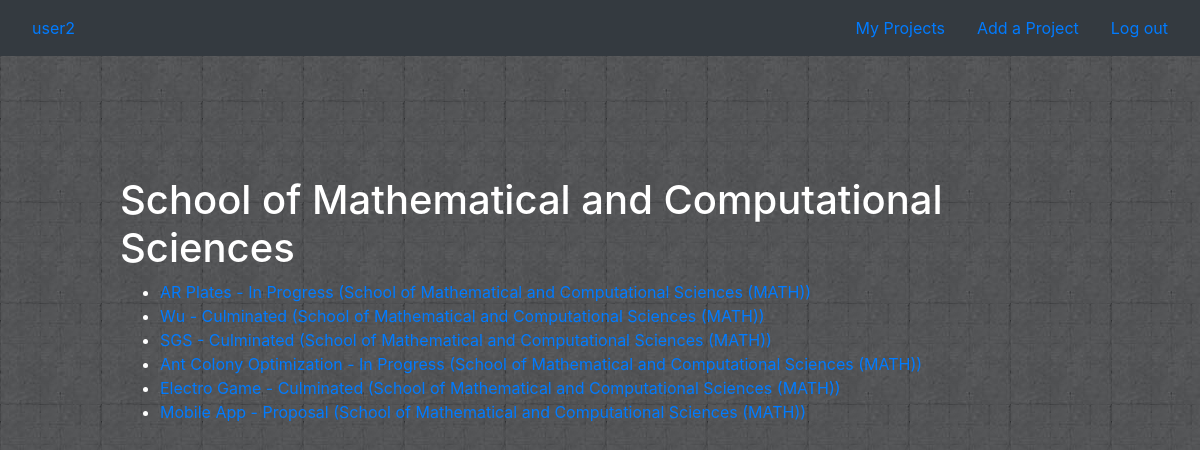
The app's page /home/MATH (signed in) with its own data.
### projects/models.py (models this page shows)
class School(models.Model):
    name = models.CharField(max_length=300)
    code = models.CharField(max_length=4)
    img = models.CharField(default ="",max_length=40)
    def __str__(self):
        return f"{self.name} ({self.code})"

class Project(models.Model):
    name = models.CharField(max_length=64)
    description = models.CharField(max_length=200)
    state = models.CharField(max_length=20)
    school = models.ForeignKey(School, on_delete=models.CASCADE, related_name="projects_school")
    comments = models.ManyToManyField(User, blank=True, related_name="reviews", through='Review')
    user = models.ForeignKey(User, default = "", on_delete=models.CASCADE, related_name="projects_user")
    def __str__(self):
        return f"{self.name} - {self.state} ({self.school})"

### projects/views.py (the view)
# urls.py: path("home/<str:school_code>", views.school, name="school"),
def school(request,school_code):
    try:
        school = School.objects.get(code=school_code)
    except School.DoesNotExist:
        raise render(request, "projects/error.html",{"message": "No School."})
    context = {
        "school": school,
        "projects": school.projects_school.all()
    }
    return render(request, "projects/school.html", context)

### projects/templates/projects/school.html (shortened to what this page needs)
{% extends "projects/layout.html" %}
{% block body %}
<div class="main">
    <h1> {{ school.name }} </h1>
    <ul>
        {% for project in projects %}
            <li>
                    <a href="{% url 'project' school.code project.id %}">  {{ project }} </a>
            </li>
        {% endfor %}
    </ul>
</div>
{% endblock %}

### projects/templates/projects/layout.html (shortened to what this page needs)
{% load static %}
<!DOCTYPE html>
<html lang="en" dir="ltr">
  <head>
    <link rel="stylesheet" href="https://stackpath.bootstrapcdn.com/bootstrap/4.3.1/css/bootstrap.min.css">
    <link rel="stylesheet" href="{% static 'orders/main.css' %}"/>
    <link rel="stylesheet" href="https://cdnjs.cloudflare.com/ajax/libs/font-awesome/4.7.0/css/font-awesome.min.css">
  </head>
  <body>
    <nav class="navbar navbar-default bg-dark navbar-dark" role="navigation">
      <ul class="nav navbar-left" >
          <li class="nav-item"><a class="nav-link active" href="/"> {{ user.username }}</a></li>
      </ul>
      <ul class="nav navbar-right" >
        {% if user.username %}
          <li class="nav-item"><a class="nav-link" href="{% url 'list_projects' user.username %}">My Projects</a></li>
        {% else %}
          <li class="nav-item"><a class="nav-link" href="">My Projects</a></li>
        {% endif %}
          <li class="nav-item"><a class="nav-link" href="{% url 'create_project' %}">Add a Project</a></li>
          <li class="nav-item"><a class="nav-link" href="/users/logout">Log out</a></li>
      </ul>
      </nav>
            {% block body %}
            {% endblock %}
  </body>
</html>

### projects/static/orders/main.css (style rules this page uses)
body { background-image: url( "img_black_texture2.jpg"); background-repeat: repeat; color: #ffffff; }
.main { padding: 10%; }
h1, h2, h3, h4, h5, h6 { color: #ffffff; }

### records on screen
School: name "School of Mathematical and Computational Sciences"
Project: name+state+school "AR Plates - In Progress (School of Mathematical and Computational Sciences (MATH))"
Project: name+state+school "Wu - Culminated (School of Mathematical and Computational Sciences (MATH))"
Project: name+state+school "SGS - Culminated (School of Mathematical and Computational Sciences (MATH))"
Project: name+state+school "Ant Colony Optimization - In Progress (School of Mathematical and Computational Sciences (MATH))"
Project: name+state+school "Electro Game - Culminated (School of Mathematical and Computational Sciences (MATH))"
Project: name+state+school "Mobile App - Proposal (School of Mathematical and Computational Sciences (MATH))"

### other values on screen
{{ user.username }} "user2"
